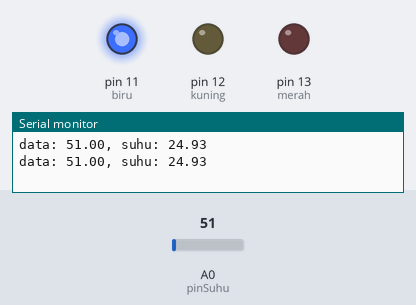
Recording of a sketch running on a simulated Arduino Uno, built with avr-gcc and run on an emulated ATmega328P. On the bench: output pins drawn as LEDs (lit = HIGH), the last lines printed to the serial monitor. The inputs (shaded band) are chosen by the test bench; at power-on: A0 (pinSuhu) = 51.

Above: at 1.8 s.
1.9 s: A0 (pinSuhu) set to 62
At 3.3 s:
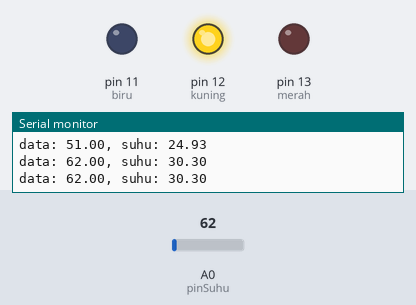
4.5 s: A0 (pinSuhu) set to 111
7.2 s: A0 (pinSuhu) set to 136
At 9.3 s:
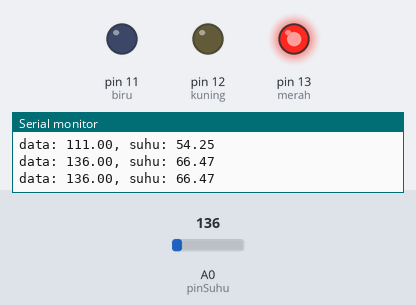
10.5 s: A0 (pinSuhu) set to 112
At 12.9 s:
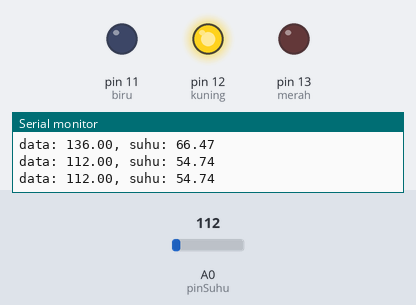
13.5 s: A0 (pinSuhu) set to 163
At 15.3 s:
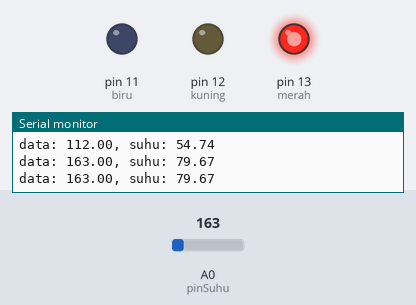
Timing chart, 0 to 16.8 s (numbered marks = the images above; inputs shaded):
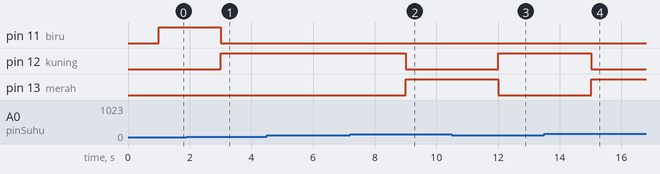

Measured:
- the behaviour switches between 55 and 56 on A0 (pinSuhu) (found by bisection; images 0 and 1)
- the behaviour switches between 122 and 123 on A0 (pinSuhu) (found by bisection; images 1 and 2)
- after the input at 1.9 s, pin 11 (biru): HIGH → LOW after 1.1 s; pin 12 (kuning): LOW → HIGH after 1.1 s
- after the input at 7.2 s, pin 12 (kuning): HIGH → LOW after 1.8 s; pin 13 (merah): LOW → HIGH after 1.8 s
- after the input at 10.5 s, pin 12 (kuning): LOW → HIGH after 1.5 s; pin 13 (merah): HIGH → LOW after 1.5 s
- after the input at 13.5 s, pin 12 (kuning): HIGH → LOW after 1.5 s; pin 13 (merah): LOW → HIGH after 1.5 s

The sketch:

sensorSuhu.ino
```cpp
const int pinSuhu = A0;
float suhu, data;

void setup() {
  // put your setup code here, to run once:
  Serial.begin(9600);
  pinMode(pinSuhu, INPUT);
  pinMode(13, OUTPUT); //merah
  pinMode(12, OUTPUT); //kuning
  pinMode(11, OUTPUT); //biru
}

void loop() {
  // put your main code here, to run repeatedly:
  data = analogRead(pinSuhu);
  suhu = (data * 500 / 1023);
  Serial.print("data: ");
  Serial.print(data);
  Serial.print(", suhu: ");
  Serial.print(suhu);
  Serial.println();
  delay(1000);

  if (suhu >= 60) {
    digitalWrite(13,1);
    digitalWrite(12,0);
    digitalWrite(11,0);
  }
  if (suhu >= 27 && suhu <=59) {
    digitalWrite(13,0);
    digitalWrite(12,1);
    digitalWrite(11,0);
    }
   if (suhu < 27) {
    digitalWrite(13,0);
    digitalWrite(12,0);
    digitalWrite(11,1);
    }
}
```
